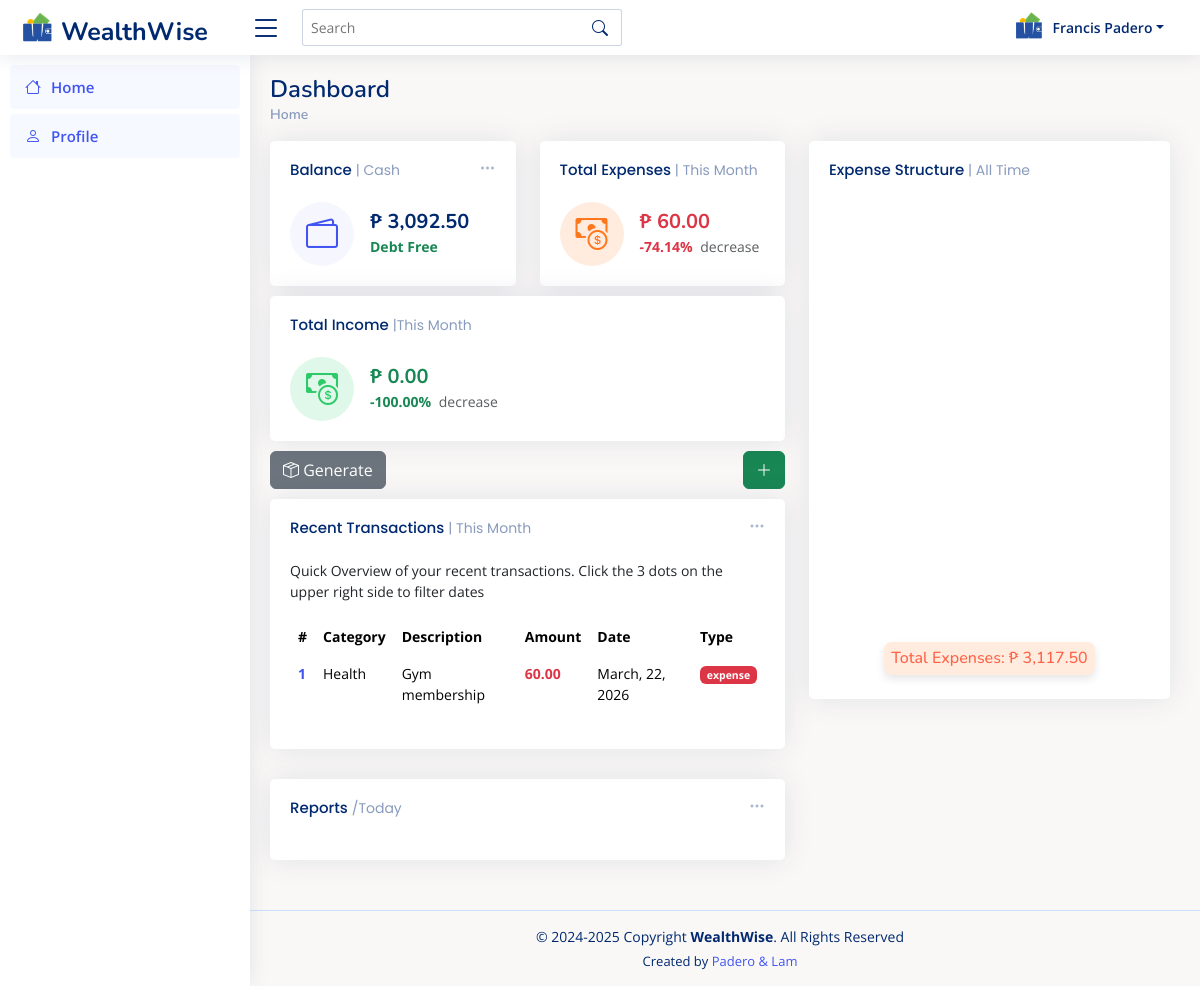
/view/index.php?filter=month (signed in), run on the app's committed database.
### tables this page shows
CREATE TABLE `accounts` (
  `userid` int(11) NOT NULL,
  `first_name` varchar(50) NOT NULL,
  `last_name` varchar(50) NOT NULL,
  `balance` decimal(10,2) NOT NULL DEFAULT 0.00,
  `email` varchar(50) NOT NULL,
  `password` varchar(255) NOT NULL
);

CREATE TABLE `transactions` (
  `transaction_id` int(11) NOT NULL,
  `userid` int(11) NOT NULL,
  `category` varchar(50) NOT NULL,
  `description` text DEFAULT NULL,
  `amount` decimal(10,2) NOT NULL,
  `date` datetime DEFAULT current_timestamp(),
  `payment_type` enum('cash','credit') NOT NULL,
  `transaction` enum('expense','income') NOT NULL
);

### controller/getData.php (called while the page is built, shortened)
<?php
require_once '../database/config.php';
$userid = intval($_SESSION['authUser']['userid']);
$filter = isset($_GET['filter']) ? $_GET['filter'] : '';
$sql = "SELECT *
        FROM transactions
        WHERE userid = ?";
if ($filter == 'today') {
  $sql .= " AND DATE(date) = CURDATE()";
} elseif ($filter == 'month') {
  $sql .= " AND MONTH(date) = MONTH(CURDATE()) AND YEAR(date) = YEAR(CURDATE())";
} elseif ($filter == 'year') {
  $sql .= " AND YEAR(date) = YEAR(CURDATE())";
}
$sql .= " ORDER BY transaction_id DESC";
$stmt = $conn->prepare($sql);
if ($stmt) {
  $stmt->bind_param("i", $userid);
  if ($stmt->execute()) {
    $result = $stmt->get_result();
  } else {
    $_SESSION['message'] = "Failed to filter transactions!";
    $_SESSION['code'] = "error";
  }
} else {
  $_SESSION['message'] = "Error preparing statement for transactions!";
  $_SESSION['code'] = "error";
}
$sqlAllTimeExpense = "SELECT SUM(amount) AS total
                      FROM transactions
                      WHERE userid = ?
                      AND transaction = 'expense'";
$stmtAllTimeExpense = $conn->prepare($sqlAllTimeExpense);
if ($stmtAllTimeExpense) {
  $stmtAllTimeExpense->bind_param("i", $userid);
  if ($stmtAllTimeExpense->execute()) {
    $allTimeExpenseResult = $stmtAllTimeExpense->get_result();
    $allTimeExpense = $allTimeExpenseResult->fetch_assoc()['total'] ?? 0;
  }
}
$sql3 = "SELECT SUM(amount) AS total FROM transactions WHERE userid = ? AND transaction = 'expense' AND MONTH(date) = MONTH(CURDATE()) AND YEAR(date) = YEAR(CURDATE()) ";
$stmt3 = $conn->prepare($sql3);
if ($stmt3) {
  $stmt3->bind_param("i", $userid);
  if ($stmt3->execute()) {
    $expenseResult = $stmt3->get_result();
    $totalExpense = $expenseResult->fetch_assoc()['total'] ?? 0;
  }
}
$sqlPrev = "SELECT SUM(amount) AS total FROM transactions WHERE userid = ? AND transaction = 'expense' AND MONTH(date) = MONTH(CURRENT_DATE - INTERVAL 1 MONTH)";
$stmtPrev = $conn->prepare($sqlPrev);
if ($stmtPrev) {
  $stmtPrev->bind_param("i", $userid);
  if ($stmtPrev->execute()) {
    $prevExpenseResult = $stmtPrev->get_result();
    $prevExpense = $prevExpenseResult->fetch_assoc()['total'] ?? 0;
  }
}
if ($prevExpense > 0) {
  $percentageIncrease = (($totalExpense - $prevExpense) / $prevExpense) * 100;
}
$sql4 = "SELECT SUM(amount) AS total FROM transactions WHERE userid = ? AND transaction = 'income' AND MONTH(date) = MONTH(CURDATE()) AND YEAR(date) = YEAR(CURDATE())";
$stmt4 = $conn->prepare($sql4);
if ($stmt4) {
  $stmt4->bind_param("i", $userid);
  if ($stmt4->execute()) {
    $incomeResult = $stmt4->get_result();
    $totalIncome = $incomeResult->fetch_assoc()['total'] ?? 0;
  }
}
$sqlPrevIncome = "SELECT SUM(amount) AS total FROM transactions WHERE userid = ? AND transaction = 'income' AND MONTH(date) = MONTH(CURRENT_DATE - INTERVAL 1 MONTH)";
$stmtPrevIncome = $conn->prepare($sqlPrevIncome);
if ($stmtPrevIncome) {
  $stmtPrevIncome->bind_param("i", $userid);
  if ($stmtPrevIncome->execute()) {
    $prevIncomeResult = $stmtPrevIncome->get_result();
    $prevIncome = $prevIncomeResult->fetch_assoc()['total'] ?? 0;
  }
}
if ($prevIncome > 0) {
  $incomePercentageIncrease = (($totalIncome - $prevIncome) / $prevIncome) * 100;
}
$sql5 = "SELECT *
         FROM `accounts`
         WHERE `userid` = ?";
$stmt5 = $conn->prepare($sql5);
if ($stmt5) {
  $stmt5->bind_param("i", $userid);
  if ($stmt5->execute()) {
    $result5 = $stmt5->get_result();
    if ($result5->num_rows > 0) {
      $data = $result5->fetch_assoc();
      $firstName = $data['first_name'];
      $lastName = $data['last_name'];
      $balance = $data['balance'];
    } else {
      $_SESSION['message'] = "No user found with the given ID!";
      $_SESSION['code'] = "info";
    }
  } else {
    $_SESSION['message'] = "Failed to execute statement!";
    $_SESSION['code'] = "error";
  }
} else {
  $_SESSION['message'] = "Error preparing statement!";
  $_SESSION['code'] = "error";
}

### view/pages/dashboard.php (the view, shortened to what this page needs)
<div class="pagetitle">
  <h1>Dashboard</h1>
  <nav>
    <ol class="breadcrumb">
      <li class="breadcrumb-item"><a href="">Home</a></li>
    </ol>
  </nav>
</div>
<section class="section dashboard">
  <div class="row">
    <div class="col-12 col-sm-12 col-md-12 col-lg-7 col-xl-7 col-xxl-7">
      <div class="row">
        <div class="col-12 col-sm-12 col-md-6 col-lg-6 col-xl-6 col-xxl-4">
          <div class="card info-card balance-card">
            <div class="filter">
              <a class="icon" href="#" data-bs-toggle="dropdown"><i class="bi bi-three-dots"></i></a>
            </div>
            <div class="card-body">
              <h5 class="card-title">Balance <span>| Cash</span></h5>
              <div class="d-flex align-items-center">
                <div class="card-icon rounded-circle d-flex align-items-center justify-content-center">
                  <i class="bi bi-wallet2"></i>
                </div>
                <div class="ps-3">
                  <h6 id="currentBalance">₱ <?php echo number_format($balance, 2); ?></h6>
                  <span id="balanceStatus" class="text-success small pt-1 fw-bold">Debt Free</span>
                </div>
              </div>
            </div>
          </div>
        </div>
        <div class="col-12 col-sm-12 col-md-6 col-lg-6 col-xl-6 col-xxl-4">
          <div class="card info-card expense-card">
            <div class="card-body">
              <h5 class="card-title">Total Expenses <span>| This Month</span></h5>
              <div class="d-flex align-items-center">
                <div class="card-icon rounded-circle d-flex align-items-center justify-content-center">
                  <i class="bi bi-cash-coin"></i>
                </div>
                <div class="ps-3">
                  <h6 class="text-danger">₱ <?php echo number_format($totalExpense, 2); ?></h6>
                  <span class="text-danger small pt-1 fw-bold">
                    <?php echo ($percentageIncrease >= 0 ? '+' : '') . number_format($percentageIncrease, 2) . '%'; ?>
                  </span>
                  <span class="text-muted small pt-2 ps-1">
                    <?php echo ($percentageIncrease >= 0) ? 'increase' : 'decrease'; ?>
                  </span>
                </div>
              </div>
            </div>
          </div>
        </div>
        <div class="col-12 col-sm-12 col-md-12 col-lg-12 col-xl-12 col-xxl-4">
          <div class="card info-card income-card">
            <div class="card-body">
              <h5 class="card-title">Total Income <span>|This Month</span></h5>
              <div class="d-flex align-items-center">
                <div class="card-icon rounded-circle d-flex align-items-center justify-content-center">
                  <i class="bi bi-cash-coin"></i>
                </div>
                <div class="ps-3">
                  <h6 class="text-success">₱ <?php echo number_format($totalIncome, 2); ?></h6>
                  <span class="text-success small pt-1 fw-bold">
                    <?php echo ($incomePercentageIncrease >= 0 ? '+' : '') . number_format($incomePercentageIncrease, 2) . '%'; ?>
                  </span>
                  <span class="text-muted small pt-2 ps-1">
                    <?php echo ($incomePercentageIncrease >= 0) ? 'increase' : 'decrease'; ?>
                  </span>
                </div>
              </div>
            </div>
          </div>
        </div>
      </div>
      <div class="d-flex justify-content-between">
        <form action="../controller/test.php" method="POST">
          <button type="submit" name="dummy_data" class="btn btn-secondary" title="Generate dummy data for testing">
            <i class="bi bi-box-seam"></i> Generate
          </button>
        </form>
        <a href="#" class="btn btn-success" data-bs-toggle="modal" data-bs-target="#addRecordModal">
          <i class="bi bi-plus-lg"></i>
        </a>
      </div>
      <div class="col-12" style="margin-top: 10px;">
        <div class="card recent-sales overflow-auto">
          <div class="filter">
            <a class="icon" href="#" data-bs-toggle="dropdown"><i class="bi bi-three-dots"></i></a>
          </div>
          <div class="card-body">
            <h5 class="card-title">
              Recent Transactions
              <?php
              if (isset($filter)) {
                if ($filter == 'today') {
                  echo "<span>| Today</span>";
                } elseif ($filter == 'month') {
                  echo "<span>| This Month</span>";
                } elseif ($filter == 'year') {
                  echo "<span>| This Year</span>";
                } elseif ($filter == 'all_time') {
                  echo "<span>| All Time</span>";
                }
              }
              ?>
            </h5>
            <p>Quick Overview of your recent transactions. Click the 3 dots on the upper right side to filter dates</p>
            <div style="max-height: 400px; overflow-y: auto;">
              <table class="table table-borderless table-hover">
                <thead>
                  <tr>
                    <th scope="col">#</th>
                    <th scope="col">Category</th>
                    <th scope="col">Description</th>
                    <th scope="col">Amount</th>
                    <th scope="col">Date</th>
                    <th scope="col">Type</th>
                  </tr>
                </thead>
                <tbody>
                  <?php if ($result->num_rows > 0): ?>
                    <?php
                    $rowNumber = $result->num_rows;
                    while ($row = $result->fetch_assoc()):
                    ?>
                      <tr class="transaction-row" data-id="<?php echo $row['transaction_id']; ?>" style="cursor: pointer;">
                        <th scope="row">
                          <a href="#"><?php echo $rowNumber; ?></a>
                        </th>
                        <td><?php echo htmlspecialchars($row['category']); ?></td>
                        <td><?php echo htmlspecialchars($row['description']); ?></td>
                        <td>
                          <span class="<?php echo $row['transaction'] === 'expense' ? 'text-danger' : 'text-success'; ?> fw-bold">
                            <?php echo number_format($row['amount'], 2); ?>
                          </span>
                        </td>
                        <td><?php echo date('F, d, Y', strtotime($row['date'])); ?></td>
                        <td>
                          <span class="badge bg-<?php echo $row['transaction'] === 'expense' ? 'danger' : ($row['transaction'] === 'income' ? 'success' : 'secondary'); ?>">
                            <?php echo htmlspecialchars($row['transaction']); ?>
                          </span>
                        </td>
                      </tr>
                      <?php $rowNumber--;
                      ?>
                    <?php endwhile; ?>
                  <?php else: ?>
                    <tr>
                      <td colspan="6" class="text-center">No transactions found.</td>
                    </tr>
                  <?php endif; ?>
                </tbody>
              </table>
            </div>
          </div>
        </div>
      </div>
      <div class="col-12">
        <div class="card">
          <div class="filter">
            <a class="icon" href="#" data-bs-toggle="dropdown"><i class="bi bi-three-dots"></i></a>
          </div>
          <div class="card-body">
            <h5 class="card-title">Reports <span>/Today</span></h5>
          </div>
        </div>
      </div>
    </div>
    <div class="col-12 col-sm-12 col-md-12 col-lg-5 col-xl-5 col-xxl-5">
      <div class="card">
        <div class="card-body pb-0" id="expense">
          <h5 class="card-title">Expense Structure <span>| All Time</span> </h5>
          <div id="trafficChart" class="echart"></div>
          <div class="text-center mb-3">
            <h6 class="total-expenses">
              Total Expenses: ₱ <?php echo number_format($allTimeExpense, 2); ?>
            </h6>
          </div>
        </div>
      </div>
    </div>
  </div>
</section>

### view/includes/topbar.php (shortened to what this page needs)
<header id="header" class="header fixed-top d-flex align-items-center">
  <div class="d-flex align-items-center justify-content-between">
    <a href="index.php" class="logo d-flex align-items-center">
      <img src="../assets/img/wealthwise.png" alt="">
      <span class="d-none d-lg-block">WealthWise</span>
    </a>
    <i class="bi bi-list toggle-sidebar-btn"></i>
  </div>
  <div class="search-bar">
    <form class="search-form d-flex align-items-center" method="POST" action="#">
      <input type="text" name="query" placeholder="Search" title="Enter search keyword">
      <button type="submit" title="Search"><i class="bi bi-search"></i></button>
    </form>
  </div>
  <nav class="header-nav ms-auto">
    <ul class="d-flex align-items-center">
      <li class="nav-item dropdown pe-3">
        <a class="nav-link nav-profile d-flex align-items-center pe-0" href="#" data-bs-toggle="dropdown">
          <img src="../assets/img/wealthwise.png" alt="Profile">
          <span class="d-none d-md-block dropdown-toggle ps-2"><?= $firstName . ' ' . $lastName ?></span>
        </a>
      </li>
    </ul>
  </nav>
</header>

### data on the page
accounts: first_name "Francis", last_name "Padero", balance "3,092.50"
transactions: category "Health", description "Gym membership", amount "60.00", date "March, 22, 2026", transaction "expense"

### other printed values
$totalExpense "60.00"
$percentageIncrease "-74.14"
$totalIncome "0.00"
$incomePercentageIncrease "-100.00"
$allTimeExpense "3,117.50"
